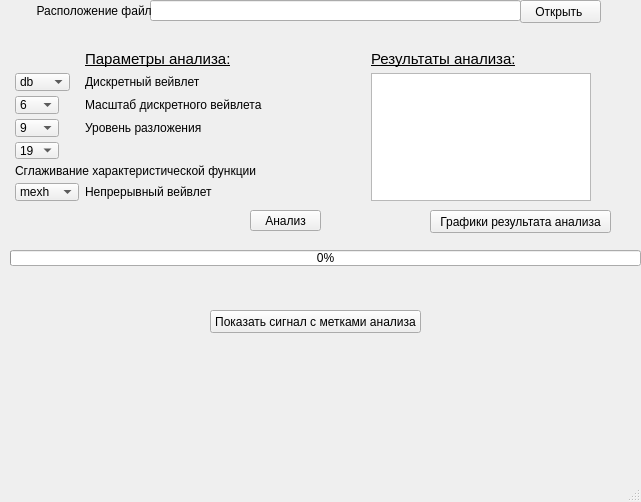
<?xml version="1.0" encoding="UTF-8"?>
<ui version="4.0">
 <class>MainWindow</class>
 <widget class="QMainWindow" name="MainWindow">
  <property name="geometry">
   <rect>
    <x>0</x>
    <y>0</y>
    <width>641</width>
    <height>502</height>
   </rect>
  </property>
  <property name="maximumSize">
   <size>
    <width>641</width>
    <height>502</height>
   </size>
  </property>
  <property name="cursor">
   <cursorShape>PointingHandCursor</cursorShape>
  </property>
  <property name="windowTitle">
   <string>MainWindow</string>
  </property>
  <property name="windowIcon">
   <iconset>
    <normaloff>C:/Users/Oshkukov/Downloads/recherche.ico</normaloff>C:/Users/Oshkukov/Downloads/recherche.ico</iconset>
  </property>
  <widget class="QWidget" name="centralwidget">
   <widget class="QPushButton" name="pushButton">
    <property name="geometry">
     <rect>
      <x>520</x>
      <y>0</y>
      <width>81</width>
      <height>23</height>
     </rect>
    </property>
    <property name="text">
     <string>Открыть </string>
    </property>
    <property name="icon">
     <iconset>
      <normaloff>imq/openfile256.ico</normaloff>imq/openfile256.ico</iconset>
    </property>
   </widget>
   <widget class="QLabel" name="label">
    <property name="geometry">
     <rect>
      <x>10</x>
      <y>0</y>
      <width>141</width>
      <height>21</height>
     </rect>
    </property>
    <property name="text">
     <string>        Расположение файла:</string>
    </property>
   </widget>
   <widget class="QLineEdit" name="lineEdit">
    <property name="geometry">
     <rect>
      <x>150</x>
      <y>0</y>
      <width>371</width>
      <height>21</height>
     </rect>
    </property>
   </widget>
   <widget class="QLabel" name="label_2">
    <property name="geometry">
     <rect>
      <x>-50</x>
      <y>-130</y>
      <width>761</width>
      <height>691</height>
     </rect>
    </property>
    <property name="text">
     <string/>
    </property>
    <property name="pixmap">
     <pixmap>imq/main.png</pixmap>
    </property>
   </widget>
   <widget class="QWidget" name="formLayoutWidget">
    <property name="geometry">
     <rect>
      <x>10</x>
      <y>50</y>
      <width>301</width>
      <height>151</height>
     </rect>
    </property>
    <layout class="QFormLayout" name="formLayout">
     <property name="fieldGrowthPolicy">
      <enum>QFormLayout::AllNonFixedFieldsGrow</enum>
     </property>
     <property name="rowWrapPolicy">
      <enum>QFormLayout::WrapLongRows</enum>
     </property>
     <property name="horizontalSpacing">
      <number>6</number>
     </property>
     <property name="verticalSpacing">
      <number>5</number>
     </property>
     <property name="leftMargin">
      <number>5</number>
     </property>
     <item row="1" column="1">
      <widget class="QLabel" name="label_3">
       <property name="font">
        <font>
         <family>MS Sans Serif</family>
         <pointsize>11</pointsize>
         <underline>true</underline>
         <stylestrategy>PreferAntialias</stylestrategy>
        </font>
       </property>
       <property name="contextMenuPolicy">
        <enum>Qt::DefaultContextMenu</enum>
       </property>
       <property name="frameShape">
        <enum>QFrame::NoFrame</enum>
       </property>
       <property name="text">
        <string>Параметры анализа:</string>
       </property>
       <property name="wordWrap">
        <bool>false</bool>
       </property>
      </widget>
     </item>
     <item row="2" column="0">
      <widget class="QComboBox" name="comboBox_dwt">
       <item>
        <property name="text">
         <string>db</string>
        </property>
       </item>
       <item>
        <property name="text">
         <string>haar</string>
        </property>
       </item>
       <item>
        <property name="text">
         <string>coif</string>
        </property>
       </item>
      </widget>
     </item>
     <item row="3" column="0">
      <widget class="QComboBox" name="comboBox_scale">
       <item>
        <property name="text">
         <string>6</string>
        </property>
       </item>
       <item>
        <property name="text">
         <string>1</string>
        </property>
       </item>
       <item>
        <property name="text">
         <string>2</string>
        </property>
       </item>
       <item>
        <property name="text">
         <string>3</string>
        </property>
       </item>
       <item>
        <property name="text">
         <string>4</string>
        </property>
       </item>
       <item>
        <property name="text">
         <string>5</string>
        </property>
       </item>
       <item>
        <property name="text">
         <string>7</string>
        </property>
       </item>
       <item>
        <property name="text">
         <string>8</string>
        </property>
       </item>
       <item>
        <property name="text">
         <string>9</string>
        </property>
       </item>
       <item>
        <property name="text">
         <string>10</string>
        </property>
       </item>
       <item>
        <property name="text">
         <string>11</string>
        </property>
       </item>
       <item>
        <property name="text">
         <string>12</string>
        </property>
       </item>
      </widget>
     </item>
     <item row="3" column="1">
      <widget class="QLabel" name="label_7">
       <property name="text">
        <string>Масштаб дискретного вейвлета</string>
       </property>
      </widget>
     </item>
     <item row="4" column="0">
      <widget class="QComboBox" name="comboBox_level_decomposition">
       <item>
        <property name="text">
         <string>9</string>
        </property>
       </item>
       <item>
        <property name="text">
         <string>1</string>
        </property>
       </item>
       <item>
        <property name="text">
         <string>2</string>
        </property>
       </item>
       <item>
        <property name="text">
         <string>3</string>
        </property>
       </item>
       <item>
        <property name="text">
         <string>4</string>
        </property>
       </item>
       <item>
        <property name="text">
         <string>5</string>
        </property>
       </item>
       <item>
        <property name="text">
         <string>6</string>
        </property>
       </item>
       <item>
        <property name="text">
         <string>7</string>
        </property>
       </item>
       <item>
        <property name="text">
         <string>8</string>
        </property>
       </item>
       <item>
        <property name="text">
         <string>10</string>
        </property>
       </item>
       <item>
        <property name="text">
         <string>11</string>
        </property>
       </item>
       <item>
        <property name="text">
         <string>12</string>
        </property>
       </item>
      </widget>
     </item>
     <item row="4" column="1">
      <widget class="QLabel" name="label_5">
       <property name="text">
        <string>Уровень разложения</string>
       </property>
      </widget>
     </item>
     <item row="5" column="0">
      <widget class="QComboBox" name="comboBox_smoothing">
       <item>
        <property name="text">
         <string>19</string>
        </property>
       </item>
       <item>
        <property name="text">
         <string>3</string>
        </property>
       </item>
       <item>
        <property name="text">
         <string>5</string>
        </property>
       </item>
       <item>
        <property name="text">
         <string>7</string>
        </property>
       </item>
       <item>
        <property name="text">
         <string>9</string>
        </property>
       </item>
       <item>
        <property name="text">
         <string>11</string>
        </property>
       </item>
       <item>
        <property name="text">
         <string>13</string>
        </property>
       </item>
       <item>
        <property name="text">
         <string>15</string>
        </property>
       </item>
       <item>
        <property name="text">
         <string>17</string>
        </property>
       </item>
       <item>
        <property name="text">
         <string>21</string>
        </property>
       </item>
       <item>
        <property name="text">
         <string>23</string>
        </property>
       </item>
       <item>
        <property name="text">
         <string>25</string>
        </property>
       </item>
       <item>
        <property name="text">
         <string>27</string>
        </property>
       </item>
       <item>
        <property name="text">
         <string>29</string>
        </property>
       </item>
       <item>
        <property name="text">
         <string>31</string>
        </property>
       </item>
       <item>
        <property name="text">
         <string>33</string>
        </property>
       </item>
       <item>
        <property name="text">
         <string>35</string>
        </property>
       </item>
       <item>
        <property name="text">
         <string>37</string>
        </property>
       </item>
       <item>
        <property name="text">
         <string>39</string>
        </property>
       </item>
       <item>
        <property name="text">
         <string>41</string>
        </property>
       </item>
      </widget>
     </item>
     <item row="5" column="1">
      <widget class="QLabel" name="label_6">
       <property name="text">
        <string>Сглаживание характеристической функции</string>
       </property>
      </widget>
     </item>
     <item row="6" column="0">
      <widget class="QComboBox" name="comboBox_cwt">
       <item>
        <property name="text">
         <string>mexh</string>
        </property>
       </item>
       <item>
        <property name="text">
         <string>morl</string>
        </property>
       </item>
       <item>
        <property name="text">
         <string>gaus1</string>
        </property>
       </item>
       <item>
        <property name="text">
         <string>gaus2</string>
        </property>
       </item>
       <item>
        <property name="text">
         <string>gaus3</string>
        </property>
       </item>
       <item>
        <property name="text">
         <string>gaus4</string>
        </property>
       </item>
       <item>
        <property name="text">
         <string>gaus5</string>
        </property>
       </item>
       <item>
        <property name="text">
         <string>gaus6</string>
        </property>
       </item>
       <item>
        <property name="text">
         <string>gaus7</string>
        </property>
       </item>
       <item>
        <property name="text">
         <string>gaus8</string>
        </property>
       </item>
      </widget>
     </item>
     <item row="6" column="1">
      <widget class="QLabel" name="label_8">
       <property name="text">
        <string>Непрерывный вейвлет</string>
       </property>
      </widget>
     </item>
     <item row="2" column="1">
      <widget class="QLabel" name="label_4">
       <property name="text">
        <string>Дискретный вейвлет</string>
       </property>
      </widget>
     </item>
    </layout>
   </widget>
   <widget class="QPushButton" name="pushButton_analiz">
    <property name="geometry">
     <rect>
      <x>250</x>
      <y>210</y>
      <width>71</width>
      <height>21</height>
     </rect>
    </property>
    <property name="text">
     <string>Анализ</string>
    </property>
    <property name="icon">
     <iconset>
      <normaloff>imq/3.ico</normaloff>imq/3.ico</iconset>
    </property>
   </widget>
   <widget class="QWidget" name="formLayoutWidget_2">
    <property name="geometry">
     <rect>
      <x>360</x>
      <y>50</y>
      <width>231</width>
      <height>151</height>
     </rect>
    </property>
    <layout class="QFormLayout" name="formLayout_2">
     <property name="fieldGrowthPolicy">
      <enum>QFormLayout::AllNonFixedFieldsGrow</enum>
     </property>
     <property name="rowWrapPolicy">
      <enum>QFormLayout::WrapLongRows</enum>
     </property>
     <property name="horizontalSpacing">
      <number>6</number>
     </property>
     <property name="verticalSpacing">
      <number>5</number>
     </property>
     <property name="leftMargin">
      <number>5</number>
     </property>
     <item row="0" column="1">
      <widget class="QLabel" name="label_9">
       <property name="font">
        <font>
         <family>MS Sans Serif</family>
         <pointsize>11</pointsize>
         <underline>true</underline>
         <stylestrategy>PreferAntialias</stylestrategy>
        </font>
       </property>
       <property name="contextMenuPolicy">
        <enum>Qt::DefaultContextMenu</enum>
       </property>
       <property name="frameShape">
        <enum>QFrame::NoFrame</enum>
       </property>
       <property name="text">
        <string>Результаты анализа:</string>
       </property>
       <property name="wordWrap">
        <bool>false</bool>
       </property>
      </widget>
     </item>
     <item row="1" column="1">
      <widget class="QPlainTextEdit" name="plainTextEdit">
       <property name="font">
        <font>
         <pointsize>9</pointsize>
        </font>
       </property>
       <property name="frameShadow">
        <enum>QFrame::Raised</enum>
       </property>
       <property name="lineWidth">
        <number>0</number>
       </property>
       <property name="plainText">
        <string/>
       </property>
      </widget>
     </item>
    </layout>
   </widget>
   <widget class="QPushButton" name="graf_plot">
    <property name="geometry">
     <rect>
      <x>430</x>
      <y>210</y>
      <width>181</width>
      <height>23</height>
     </rect>
    </property>
    <property name="text">
     <string>Графики результата анализа</string>
    </property>
    <property name="icon">
     <iconset>
      <normaloff>imq/trends.ico</normaloff>imq/trends.ico</iconset>
    </property>
   </widget>
   <widget class="QProgressBar" name="progressBar">
    <property name="geometry">
     <rect>
      <x>10</x>
      <y>250</y>
      <width>631</width>
      <height>16</height>
     </rect>
    </property>
    <property name="value">
     <number>0</number>
    </property>
    <property name="textVisible">
     <bool>true</bool>
    </property>
   </widget>
   <widget class="QPushButton" name="show_label">
    <property name="geometry">
     <rect>
      <x>210</x>
      <y>310</y>
      <width>211</width>
      <height>23</height>
     </rect>
    </property>
    <property name="text">
     <string>Показать сигнал с метками анализа</string>
    </property>
    <property name="icon">
     <iconset>
      <normaloff>imq/PixelKit.ico</normaloff>imq/PixelKit.ico</iconset>
    </property>
   </widget>
   <zorder>label_2</zorder>
   <zorder>pushButton</zorder>
   <zorder>lineEdit</zorder>
   <zorder>formLayoutWidget</zorder>
   <zorder>pushButton_analiz</zorder>
   <zorder>label</zorder>
   <zorder>formLayoutWidget_2</zorder>
   <zorder>graf_plot</zorder>
   <zorder>progressBar</zorder>
   <zorder>show_label</zorder>
  </widget>
  <widget class="QMenuBar" name="menubar">
   <property name="geometry">
    <rect>
     <x>0</x>
     <y>0</y>
     <width>641</width>
     <height>21</height>
    </rect>
   </property>
  </widget>
  <widget class="QStatusBar" name="statusbar"/>
 </widget>
 <resources/>
 <connections/>
</ui>
